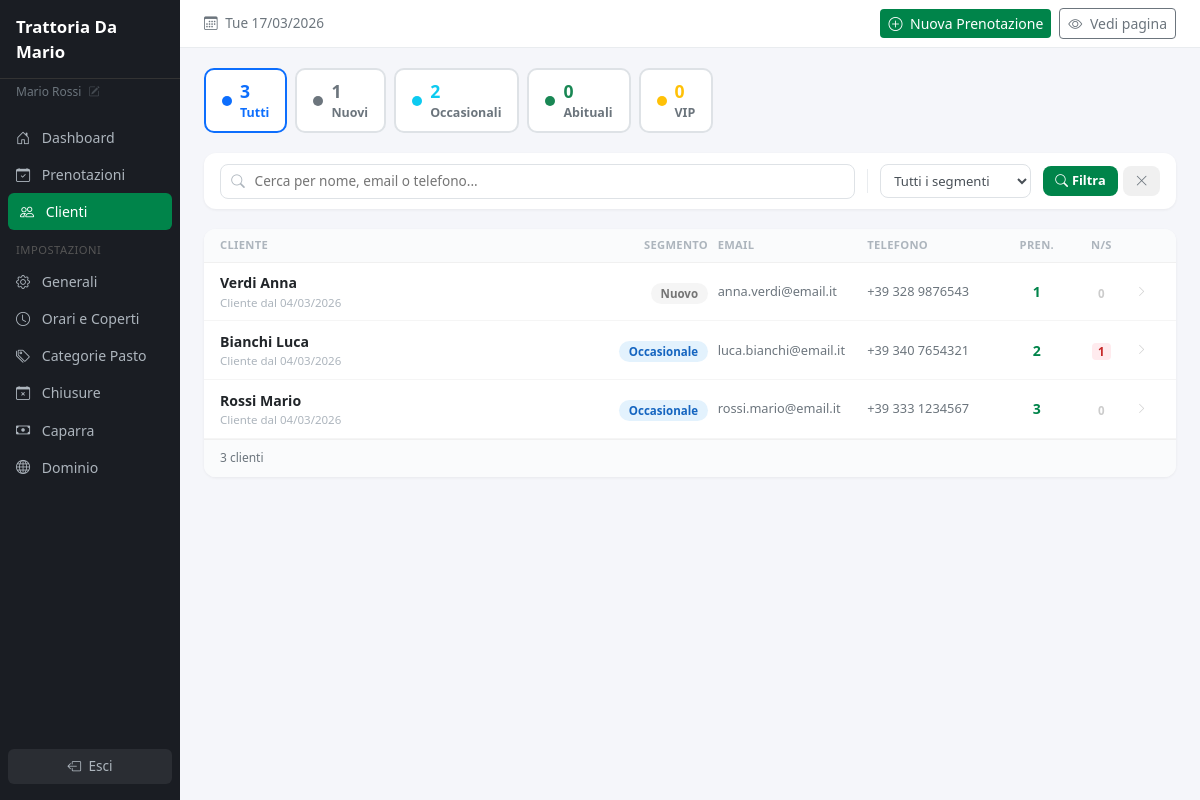
/dashboard/customers (signed in), run on the app's committed database.
### tables this page shows
CREATE TABLE IF NOT EXISTS `tenants` (
    `id`                    INT UNSIGNED AUTO_INCREMENT PRIMARY KEY,
    `slug`                  VARCHAR(100) NOT NULL UNIQUE,
    `name`                  VARCHAR(255) NOT NULL,
    `email`                 VARCHAR(255) NOT NULL,
    `phone`                 VARCHAR(30) DEFAULT NULL,
    `address`               VARCHAR(500) DEFAULT NULL,
    `logo_url`              VARCHAR(500) DEFAULT NULL,
    `custom_domain`         VARCHAR(255) DEFAULT NULL UNIQUE,
    `domain_status`         ENUM('none','dns_pending','linked') NOT NULL DEFAULT 'none',
    `cname_target`          VARCHAR(255) DEFAULT NULL,
    `plan`                  ENUM('base','deposit','custom') NOT NULL DEFAULT 'base',
    `plan_price`            DECIMAL(8,2) NOT NULL DEFAULT 49.00,
    `stripe_account_id`     VARCHAR(255) DEFAULT NULL,
    `deposit_enabled`       TINYINT(1) NOT NULL DEFAULT 0,
    `deposit_amount`        DECIMAL(8,2) DEFAULT NULL,
    `cancellation_policy`   TEXT DEFAULT NULL,
    `table_duration`        INT UNSIGNED NOT NULL DEFAULT 90,
    `time_step`             INT UNSIGNED NOT NULL DEFAULT 30,
    `booking_advance_min`   INT UNSIGNED NOT NULL DEFAULT 0,
    `booking_advance_max`   INT UNSIGNED NOT NULL DEFAULT 60,
    `timezone`              VARCHAR(50) NOT NULL DEFAULT 'Europe/Rome',
    `is_active`             TINYINT(1) NOT NULL DEFAULT 0,
    `created_at`            DATETIME NOT NULL DEFAULT CURRENT_TIMESTAMP,
    `updated_at`            DATETIME NOT NULL DEFAULT CURRENT_TIMESTAMP ON UPDATE CURRENT_TIMESTAMP,

    INDEX `idx_slug` (`slug`),
    INDEX `idx_custom_domain` (`custom_domain`),
    INDEX `idx_is_active` (`is_active`)
);

CREATE TABLE IF NOT EXISTS `customers` (
    `id`                INT UNSIGNED AUTO_INCREMENT PRIMARY KEY,
    `tenant_id`         INT UNSIGNED NOT NULL,
    `first_name`        VARCHAR(100) NOT NULL,
    `last_name`         VARCHAR(100) NOT NULL,
    `email`             VARCHAR(255) NOT NULL,
    `phone`             VARCHAR(30) NOT NULL,
    `total_bookings`    INT UNSIGNED NOT NULL DEFAULT 0,
    `total_noshow`      INT UNSIGNED NOT NULL DEFAULT 0,
    `notes`             TEXT DEFAULT NULL,
    `is_blocked`        TINYINT(1) NOT NULL DEFAULT 0,
    `blocked_at`        DATETIME DEFAULT NULL,
    `created_at`        DATETIME NOT NULL DEFAULT CURRENT_TIMESTAMP,
    `updated_at`        DATETIME NOT NULL DEFAULT CURRENT_TIMESTAMP ON UPDATE CURRENT_TIMESTAMP,

    UNIQUE KEY `uk_tenant_email` (`tenant_id`, `email`),
    INDEX `idx_tenant_id` (`tenant_id`),
    INDEX `idx_phone` (`phone`),
    FOREIGN KEY (`tenant_id`) REFERENCES `tenants`(`id`) ON DELETE CASCADE
);

### views/dashboard/customers/index.php (the view, shortened to what the rows shown need)
<?php
$thOcc = (int)($tenant['segment_occasionale'] ?? 2);
$thAbi = (int)($tenant['segment_abituale'] ?? 4);
$thVip = (int)($tenant['segment_vip'] ?? 10);
function customerSegment(int $bookings, int $thOcc, int $thAbi, int $thVip): array {
    if ($bookings >= $thOcc) return ['occasionale', 'Occasionale'];
    return ['nuovo', 'Nuovo'];
}
$currentSeg = $segment ?? '';
$segTabs = [
    ['key' => '',            'label' => 'Tutti',       'count' => $stats['totale'],      'color' => '#0d6efd'],
    ['key' => 'nuovo',       'label' => 'Nuovi',       'count' => $stats['nuovo'],       'color' => '#6c757d'],
    ['key' => 'occasionale', 'label' => 'Occasionali', 'count' => $stats['occasionale'], 'color' => '#0dcaf0'],
    ['key' => 'abituale',    'label' => 'Abituali',    'count' => $stats['abituale'],    'color' => '#198754'],
    ['key' => 'vip',         'label' => 'VIP',         'count' => $stats['vip'],         'color' => '#ffc107'],
];
?>
<div class="seg-tabs">
    <?php foreach ($segTabs as $tab):
        $isActive = $tab['key'] === $currentSeg;
        $href = $tab['key']
            ? url('dashboard/customers?segment=' . $tab['key'] . ($search ? '&q=' . urlencode($search) : ''))
            : url('dashboard/customers' . ($search ? '?q=' . urlencode($search) : ''));
    ?>
    <a href="<?= $href ?>" class="seg-tab <?= $isActive ? 'active' : '' ?>" style="--seg-color:<?= $tab['color'] ?>;">
        <div class="seg-dot" style="background:<?= $tab['color'] ?>;"></div>
        <div>
            <div class="seg-count"><?= $tab['count'] ?></div>
            <div class="seg-label"><?= $tab['label'] ?></div>
        </div>
    </a>
    <?php endforeach; ?>
</div>
<form method="GET" action="<?= url('dashboard/customers') ?>">
<div class="filter-bar">
    <div class="search-wrap">
        <input type="text" name="q" value="<?= e($search ?? '') ?>" placeholder="Cerca per nome, email o telefono...">
    </div>
    <select class="filter-input" name="segment" onchange="this.form.submit()">
        <option value="">Tutti i segmenti</option>
    </select>
    <div class="filter-actions">
        <button type="submit" class="btn-filter btn-filter-primary"><i class="bi bi-search me-1"></i>Filtra</button>
        <a href="<?= url('dashboard/customers') ?>" class="btn-filter btn-filter-reset"><i class="bi bi-x-lg"></i></a>
    </div>
</div>
</form>
<div class="card desktop-table">
    <div class="cust-header">
        <span>Cliente</span>
        <span>Segmento</span>
        <span>Email</span>
        <span>Telefono</span>
        <span style="text-align:center;">Pren.</span>
        <span style="text-align:center;">N/S</span>
        <span></span>
    </div>
    <?php if (empty($customers)): ?>
    <div class="empty-state">
        <i class="bi bi-people"></i>
        <p>Nessun cliente trovato.</p>
    </div>
    <?php else: ?>
    <?php foreach ($customers as $c):
        [$seg, $segLabel] = customerSegment((int)$c['total_bookings'], $thOcc, $thAbi, $thVip);
        $createdDate = isset($c['created_at']) ? format_date($c['created_at'], 'd/m/Y') : '';
    ?>
    <div class="cust-row<?= !empty($c['is_blocked']) ? ' cust-blocked' : '' ?>" data-url="<?= url("dashboard/customers/{$c['id']}") ?>">
        <div>
            <div class="c-name">
                <?= e($c['first_name'] . ' ' . $c['last_name']) ?>
            </div>
            <?php if ($createdDate): ?>
            <div class="c-sub">Cliente dal <?= $createdDate ?></div>
            <?php endif; ?>
        </div>
        <div><span class="seg-badge <?= $seg ?>"><?= $segLabel ?></span></div>
        <div class="c-email"><?= e($c['email']) ?></div>
        <div class="c-phone"><?= e($c['phone']) ?></div>
        <div class="c-bookings"><?= (int)$c['total_bookings'] ?></div>
        <div class="c-noshow">
            <span class="noshow-count <?= $c['total_noshow'] > 0 ? 'has' : 'none' ?>">
                <?= (int)$c['total_noshow'] ?>
            </span>
        </div>
        <i class="bi bi-chevron-right c-arrow"></i>
    </div>
    <?php endforeach; ?>
    <?php if (!empty($pagination)): ?>
    <div class="pagination-bar">
        <span class="pagination-info"><?= $pagination['from'] ?>-<?= $pagination['to'] ?> di <?= $pagination['totalItems'] ?> client<?= $pagination['totalItems'] === 1 ? 'e' : 'i' ?></span>
        <div class="pagination-nav">
            <?php if ($pagination['prev']): ?>
            <a href="<?= $pagination['prev'] ?>" class="pg-btn"><i class="bi bi-chevron-left"></i></a>
            <?php endif; ?>
            <?php foreach ($pagination['pages'] as $pg): ?>
                <?php if ($pg['type'] === 'gap'): ?>
                    <span class="pg-gap">&hellip;</span>
                <?php else: ?>
                    <a href="<?= $pg['url'] ?>" class="pg-btn <?= $pg['active'] ? 'pg-active' : '' ?>"><?= $pg['number'] ?></a>
                <?php endif; ?>
            <?php endforeach; ?>
            <?php if ($pagination['next']): ?>
            <a href="<?= $pagination['next'] ?>" class="pg-btn"><i class="bi bi-chevron-right"></i></a>
            <?php endif; ?>
        </div>
    </div>
    <?php else: ?>
    <div class="pagination-bar">
        <span class="pagination-info"><?= count($customers) ?> client<?= count($customers) === 1 ? 'e' : 'i' ?></span>
    </div>
    <?php endif; ?>
    <?php endif; ?>
</div>

### views/layouts/dashboard.php (shortened to what the rows shown need)
<!DOCTYPE html>
<html lang="it">
<head>
    <link href="https://cdn.jsdelivr.net/npm/bootstrap@5.3.3/dist/css/bootstrap.min.css" rel="stylesheet">
    <link href="https://cdn.jsdelivr.net/npm/bootstrap-icons@1.11.3/font/bootstrap-icons.min.css" rel="stylesheet">
    <link href="<?= asset('css/dashboard.css') ?>" rel="stylesheet">
</head>
<body>
    <div id="sidebar">
        <div class="sidebar-brand d-none d-md-block"><?= e(tenant()['name'] ?? env('APP_NAME', 'Evulery')) ?></div>
        <a href="<?= url('dashboard/profile') ?>" class="sidebar-user d-none d-md-block"><?= e(auth()['name'] ?? '') ?> <i class="bi bi-pencil-square" style="font-size:.7rem;opacity:.5;margin-left:.25rem;"></i></a>
        <nav style="padding:.5rem 0;">
            <ul class="nav flex-column">
                <li class="nav-item">
                    <a class="nav-link <?= ($activeMenu ?? '') === 'home' ? 'active' : '' ?>" href="<?= url('dashboard') ?>">
                        <i class="bi bi-house-door me-2"></i> Dashboard
                    </a>
                </li>
                <li class="nav-item">
                    <a class="nav-link <?= ($activeMenu ?? '') === 'reservations' ? 'active' : '' ?>" href="<?= url('dashboard/reservations') ?>">
                        <i class="bi bi-calendar-check me-2"></i> Prenotazioni
                    </a>
                </li>
                <li class="nav-item">
                    <a class="nav-link <?= ($activeMenu ?? '') === 'customers' ? 'active' : '' ?>" href="<?= url('dashboard/customers') ?>">
                        <i class="bi bi-people me-2"></i> Clienti
                    </a>
                </li>
                <li class="nav-item"><div class="sidebar-section">Impostazioni</div></li>
                <li class="nav-item">
                    <a class="nav-link <?= ($activeMenu ?? '') === 'settings' ? 'active' : '' ?>" href="<?= url('dashboard/settings') ?>">
                        <i class="bi bi-gear me-2"></i> Generali
                    </a>
                </li>
                <li class="nav-item">
                    <a class="nav-link <?= ($activeMenu ?? '') === 'slots' ? 'active' : '' ?>" href="<?= url('dashboard/settings/slots') ?>">
                        <i class="bi bi-clock me-2"></i> Orari e Coperti
                    </a>
                </li>
                <li class="nav-item">
                    <a class="nav-link <?= ($activeMenu ?? '') === 'meal-categories' ? 'active' : '' ?>" href="<?= url('dashboard/settings/meal-categories') ?>">
                        <i class="bi bi-tags me-2"></i> Categorie Pasto
                    </a>
                </li>
                <li class="nav-item">
                    <a class="nav-link <?= ($activeMenu ?? '') === 'closures' ? 'active' : '' ?>" href="<?= url('dashboard/settings/closures') ?>">
                        <i class="bi bi-calendar-x me-2"></i> Chiusure
                    </a>
                </li>
                <li class="nav-item">
                    <a class="nav-link <?= ($activeMenu ?? '') === 'deposit' ? 'active' : '' ?>" href="<?= url('dashboard/settings/deposit') ?>">
                        <i class="bi bi-cash me-2"></i> Caparra
                    </a>
                </li>
                <li class="nav-item">
                    <a class="nav-link <?= ($activeMenu ?? '') === 'domain' ? 'active' : '' ?>" href="<?= url('dashboard/settings/domain') ?>">
                        <i class="bi bi-globe me-2"></i> Dominio
                    </a>
                </li>
            </ul>
        </nav>
        <div class="sidebar-logout">
            <form method="POST" action="<?= url('auth/logout') ?>">
                <button type="submit" class="btn">
                    <i class="bi bi-box-arrow-left me-1"></i> Esci
                </button>
            </form>
        </div>
    </div>
    <div id="main-content">
        <div class="top-bar d-none d-md-flex">
            <span class="top-bar-date">
                <i class="bi bi-calendar3 me-1"></i> <?= format_date(date('Y-m-d'), 'D d/m/Y') ?>
            </span>
            <div class="d-flex align-items-center gap-2">
                <a href="<?= url('dashboard/reservations/create') ?>" class="btn btn-brand btn-sm btn-nuova-desktop">
                    <i class="bi bi-plus-circle me-1"></i> Nuova Prenotazione
                </a>
                <a href="<?= url(tenant()['slug'] ?? '') ?>" target="_blank" class="btn btn-outline-secondary btn-sm">
                    <i class="bi bi-eye me-1"></i> Vedi pagina
                </a>
            </div>
        </div>
        <div class="page-body">
            <?= $content ?>
        </div>
    </div>
</body>
</html>

### data on the page
tenants: name "Trattoria Da Mario"
customers: first_name+last_name "Verdi Anna", created_at "04/03/2026", segLabel "Nuovo", email "anna.verdi@email.it", phone "+39 328 9876543", total_bookings "1", total_noshow "0"
customers: first_name+last_name "Bianchi Luca", created_at "04/03/2026", segLabel "Occasionale", email "luca.bianchi@email.it", phone "+39 340 7654321", total_bookings "2", total_noshow "1"
customers: first_name+last_name "Rossi Mario", created_at "04/03/2026", segLabel "Occasionale", email "rossi.mario@email.it", phone "+39 333 1234567", total_bookings "3", total_noshow "0"

### other printed values
auth()['name'] "Mario Rossi"
$tab['count'] "3"
$tab['label'] "Tutti"
$tab['count'] "1"
$tab['label'] "Nuovi"
$tab['count'] "2"
$tab['label'] "Occasionali"
$tab['count'] "0"
$tab['label'] "Abituali"
$tab['label'] "VIP"
count($customers) "3"
